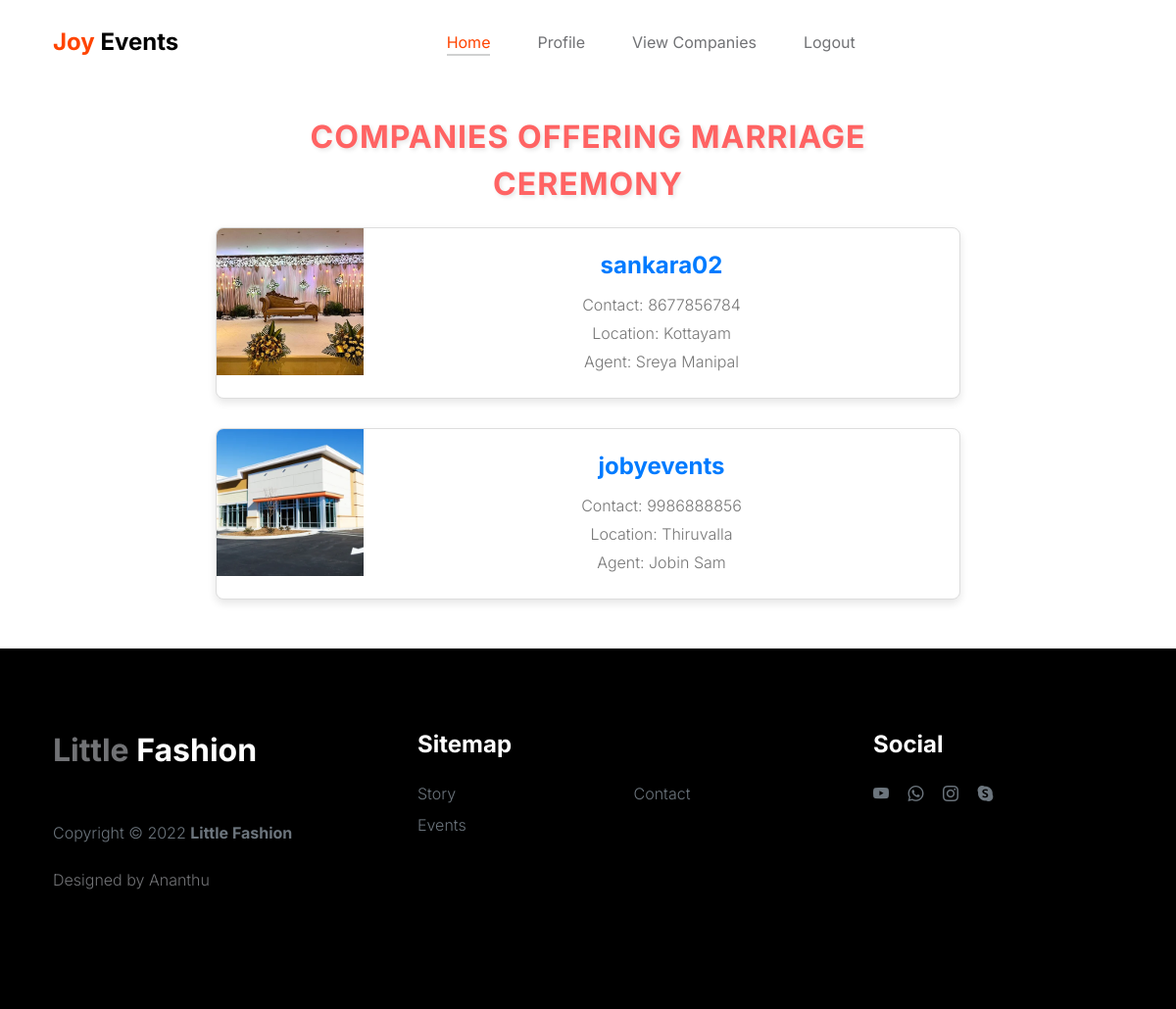
/category/1/companies/ (signed in), run on the app's committed database.
### event_app/models.py (models this page shows, shortened)
class Categories(models.Model):
    event_name = models.CharField(max_length=100, null=True)
    event_des = models.CharField(max_length=500, null=True)
    event_image = models.ImageField(null=True, upload_to='category_images')
    event_prize = models.IntegerField(null=True)

class CompanyProfile(models.Model):
    user = models.ForeignKey(User, on_delete=models.CASCADE,related_name='comp_profile')
    comp_type = models.ForeignKey(Categories, on_delete=models.CASCADE,related_name='company_profiles', null=True)
    comp_location = models.CharField(max_length=100, null=True)
    comp_id = models.IntegerField(null=True)
    comp_image = models.ImageField(upload_to='comp_images',default=default_profile_pic)
    comp_contact = models.CharField(max_length=12, null=True)
    comp_bio = models.TextField(null=True)
    comp_agent = models.CharField(max_length=100, null=True)

class User(AbstractUser):
    is_company = models.BooleanField(default=False)     # TICK OR NON_TICK
    is_customer = models.BooleanField(default=False)

### event_app/views.py (the view)
# urls.py: path('category/<int:category_id>/companies/', views.category_companies, name='category_companies'),
@login_required(login_url="login")
def category_companies(request, category_id):
    category = get_object_or_404(Categories, id=category_id)
    companies = category.company_profiles.all()
    return render(request, 'category_companies.html', {'category': category, 'companies': companies})

### templates/category_companies.html (shortened to what this page needs)
{% extends 'event_export/event_base.html' %}
{% load static %}
{% block content %}
<div class="category-companies-container">
    <br><br><br><br>
    <h4>Companies Offering {{ category.event_name }}</h4>
    {% if companies %}
        <ul class="company-list">
            {% for company in companies %}
                <li class="company-item">
                    <img src="{{ company.comp_image.url }}" alt="Company Image">
                    <div class="company-details">
                        <h3><a href="{% url 'compview' company.id %}">{{ company.user.username }}</a></h3>
                        <p>Contact: {{ company.comp_contact }}</p>
                        <p>Location: {{ company.comp_location }}</p>
                        <p>Agent: {{ company.comp_agent }}</p>
                    </div>
                </li>
            {% endfor %}
        </ul>
    {% else %}
        <p class="no-companies">No companies are currently offering this service.</p>
    {% endif %}
</div>
{% endblock %}

### static/css/tooplate-little-fashion.css (style rules this page uses)
:root { --white-color: #FFFFFF; --primary-color: #FF4400; --section-bg-color: #f0f8ff; --dark-color: #000000; --grey-color: #d0d1d1; --p-color: #717275; --body-font-family: 'Inter', sans-serif; --h5-font-size: 24px; --p-font-size: 20px; --copyright-text-font-size: 16px; --product-link-font-size: 14px; --custom-link-font-size: 12px; --font-weight-thin: 100; --font-weight-light: 300; --font-weight-normal: 400; --font-weight-bold: 700; --font-weight-black: 900; }
body, html { height: 100%; }
html { scroll-behavior: smooth; }
body { background: var(--white-color); font-family: var(--body-font-family); position: relative; }
h2, h3, h4, h5, h6 { color: var(--dark-color); line-height: inherit; }
h1, h2, h3, h4, h5, h6 { font-weight: var(--font-weight-bold); }
h3 { font-size: 36px; }
h4 { font-size: 32px; }
p { color: var(--p-color); font-size: var(--p-font-size); font-weight: var(--font-weight-light); }
a, button { touch-action: manipulation; transition: all 0.3s; }
a { color: var(--p-color); text-decoration: none; }

### templates/category_companies.html (style rules this page uses)
.category-companies-container { max-width: 800px; margin: 0 auto; padding: 20px; text-align: center; }
.category-companies-container h4 { font-size: 32px; color: #ff6363; margin-bottom: 20px; font-weight: bold; text-transform: uppercase; letter-spacing: 1px; text-shadow: 2px 2px 4px rgba(0, 0, 0, 0.1); }
.category-companies-container p { font-size: 18px; color: #777; margin-bottom: 20px; }
.category-companies-container .company-list { list-style-type: none; padding: 0; margin: 0; }
.category-companies-container .company-item { margin-bottom: 30px; border: 1px solid #ddd; border-radius: 8px; overflow: hidden; box-shadow: 0 4px 8px rgba(0, 0, 0, 0.1); transition: box-shadow 0.3s ease; background-color: #fff; }
.category-companies-container .company-item img { width: 150px; height: 150px; object-fit: cover; float: left; margin-right: 20px; }
.category-companies-container .company-details { padding: 20px; }
.category-companies-container .company-details h3 { margin-top: 0; font-size: 24px; color: #333; margin-bottom: 10px; }
.category-companies-container .company-details p { margin: 5px 0; font-size: 16px; color: #777; }
.category-companies-container .company-details a { color: #007bff; text-decoration: none; font-weight: bold; }

### data on the page
Categories: event_name "MARRIAGE CEREMONY"
CompanyProfile: comp_image (picture), user.username "sankara02", comp_contact "8677856784", comp_location "Kottayam", comp_agent "Sreya Manipal"
CompanyProfile: comp_image (picture), user.username "jobyevents", comp_contact "9986888856", comp_location "Thiruvalla", comp_agent "Jobin Sam"
